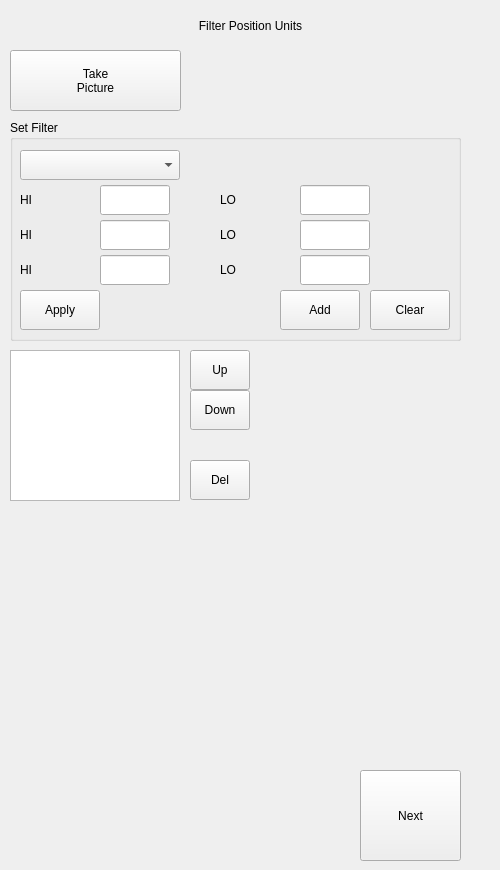
    <widget class="QWidget" name="SetFilter">
     <attribute name="icon">
      <iconset>
       <normaloff>../../../Users/AutomatizacionSIG/icons/unit filter.png</normaloff>../../../Users/AutomatizacionSIG/icons/unit filter.png</iconset>
     </attribute>
     <attribute name="title">
      <string>4</string>
     </attribute>
     <attribute name="toolTip">
      <string>Filter Position Units </string>
     </attribute>
     <widget class="QPushButton" name="cmdSetFilterTake">
      <property name="geometry">
       <rect>
        <x>10</x>
        <y>50</y>
        <width>171</width>
        <height>61</height>
       </rect>
      </property>
      <property name="text">
       <string>Take
Picture</string>
      </property>
     </widget>
     <widget class="QLabel" name="lblSetFilter">
      <property name="geometry">
       <rect>
        <x>10</x>
        <y>10</y>
        <width>481</width>
        <height>31</height>
       </rect>
      </property>
      <property name="contextMenuPolicy">
       <enum>Qt::PreventContextMenu</enum>
      </property>
      <property name="text">
       <string>Filter Position Units</string>
      </property>
      <property name="alignment">
       <set>Qt::AlignCenter</set>
      </property>
     </widget>
     <widget class="QGroupBox" name="grpSetFilterPosition">
      <property name="geometry">
       <rect>
        <x>10</x>
        <y>120</y>
        <width>451</width>
        <height>221</height>
       </rect>
      </property>
      <property name="title">
       <string>Set Filter</string>
      </property>
      <widget class="QComboBox" name="cmbSetFilterFilter">
       <property name="geometry">
        <rect>
         <x>10</x>
         <y>30</y>
         <width>160</width>
         <height>30</height>
        </rect>
       </property>
       <property name="currentText">
        <string/>
       </property>
       <property name="currentIndex">
        <number>-1</number>
       </property>
       <item>
        <property name="text">
         <string>Binary</string>
        </property>
       </item>
       <item>
        <property name="text">
         <string>HSV</string>
        </property>
       </item>
       <item>
        <property name="text">
         <string>Dilate</string>
        </property>
       </item>
       <item>
        <property name="text">
         <string>Erode</string>
        </property>
       </item>
       <item>
        <property name="text">
         <string>Bilateral</string>
        </property>
       </item>
       <item>
        <property name="text">
         <string>Blur</string>
        </property>
       </item>
      </widget>
      <widget class="QLineEdit" name="txtSetFilterHI1">
       <property name="geometry">
        <rect>
         <x>90</x>
         <y>65</y>
         <width>70</width>
         <height>30</height>
        </rect>
       </property>
      </widget>
      <widget class="QLineEdit" name="txtSetFilterLO1">
       <property name="geometry">
        <rect>
         <x>290</x>
         <y>65</y>
         <width>70</width>
         <height>30</height>
        </rect>
       </property>
      </widget>
      <widget class="QLineEdit" name="txtSetFilterHI2">
       <property name="geometry">
        <rect>
         <x>90</x>
         <y>100</y>
         <width>70</width>
         <height>30</height>
        </rect>
       </property>
      </widget>
      <widget class="QLineEdit" name="txtSetFilterLO2">
       <property name="geometry">
        <rect>
         <x>290</x>
         <y>100</y>
         <width>70</width>
         <height>30</height>
        </rect>
       </property>
      </widget>
      <widget class="QLineEdit" name="txtSetFilterHI3">
       <property name="geometry">
        <rect>
         <x>90</x>
         <y>135</y>
         <width>70</width>
         <height>30</height>
        </rect>
       </property>
      </widget>
      <widget class="QLineEdit" name="txtSetFilterLO3">
       <property name="geometry">
        <rect>
         <x>290</x>
         <y>135</y>
         <width>70</width>
         <height>30</height>
        </rect>
       </property>
      </widget>
      <widget class="QLabel" name="lblSetFilterHI1">
       <property name="geometry">
        <rect>
         <x>10</x>
         <y>65</y>
         <width>75</width>
         <height>30</height>
        </rect>
       </property>
       <property name="text">
        <string>HI</string>
       </property>
      </widget>
      <widget class="QLabel" name="lblSetFilterLO1">
       <property name="geometry">
        <rect>
         <x>210</x>
         <y>65</y>
         <width>75</width>
         <height>30</height>
        </rect>
       </property>
       <property name="text">
        <string>LO</string>
       </property>
      </widget>
      <widget class="QLabel" name="lblSetFilterLO2">
       <property name="geometry">
        <rect>
         <x>210</x>
         <y>100</y>
         <width>75</width>
         <height>30</height>
        </rect>
       </property>
       <property name="text">
        <string>LO</string>
       </property>
      </widget>
      <widget class="QLabel" name="lblSetFilterHI2">
       <property name="geometry">
        <rect>
         <x>10</x>
         <y>100</y>
         <width>75</width>
         <height>30</height>
        </rect>
       </property>
       <property name="text">
        <string>HI</string>
       </property>
      </widget>
      <widget class="QLabel" name="lblSetFilterLO3">
       <property name="geometry">
        <rect>
         <x>210</x>
         <y>135</y>
         <width>75</width>
         <height>30</height>
        </rect>
       </property>
       <property name="text">
        <string>LO</string>
       </property>
      </widget>
      <widget class="QLabel" name="lblSetFilterHI3">
       <property name="geometry">
        <rect>
         <x>10</x>
         <y>135</y>
         <width>75</width>
         <height>30</height>
        </rect>
       </property>
       <property name="text">
        <string>HI</string>
       </property>
      </widget>
      <widget class="QPushButton" name="cmdSetFilterAddFilter">
       <property name="geometry">
        <rect>
         <x>270</x>
         <y>170</y>
         <width>80</width>
         <height>40</height>
        </rect>
       </property>
       <property name="text">
        <string>Add</string>
       </property>
      </widget>
      <widget class="QPushButton" name="cmdSetFilterApplyFilter">
       <property name="geometry">
        <rect>
         <x>10</x>
         <y>170</y>
         <width>80</width>
         <height>40</height>
        </rect>
       </property>
       <property name="text">
        <string>Apply</string>
       </property>
      </widget>
      <widget class="QPushButton" name="cmdSetFilterClear">
       <property name="geometry">
        <rect>
         <x>360</x>
         <y>170</y>
         <width>80</width>
         <height>40</height>
        </rect>
       </property>
       <property name="text">
        <string>Clear</string>
       </property>
      </widget>
     </widget>
     <widget class="QListWidget" name="lstSetFilterFilter">
      <property name="geometry">
       <rect>
        <x>10</x>
        <y>350</y>
        <width>170</width>
        <height>151</height>
       </rect>
      </property>
     </widget>
     <widget class="QPushButton" name="cmdSetFilterUp">
      <property name="geometry">
       <rect>
        <x>190</x>
        <y>350</y>
        <width>60</width>
        <height>40</height>
       </rect>
      </property>
      <property name="text">
       <string>Up</string>
      </property>
     </widget>
     <widget class="QPushButton" name="cmdSetFilterDown">
      <property name="geometry">
       <rect>
        <x>190</x>
        <y>390</y>
        <width>60</width>
        <height>40</height>
       </rect>
      </property>
      <property name="text">
       <string>Down</string>
      </property>
     </widget>
     <widget class="QPushButton" name="cmdSetFilterDelete">
      <property name="geometry">
       <rect>
        <x>190</x>
        <y>460</y>
        <width>60</width>
        <height>40</height>
       </rect>
      </property>
      <property name="text">
       <string>Del</string>
      </property>
     </widget>
     <widget class="QPushButton" name="cmdSetFilterNext">
      <property name="geometry">
       <rect>
        <x>360</x>
        <y>770</y>
        <width>101</width>
        <height>91</height>
       </rect>
      </property>
      <property name="text">
       <string>Next</string>
      </property>
     </widget>
    </widget>
